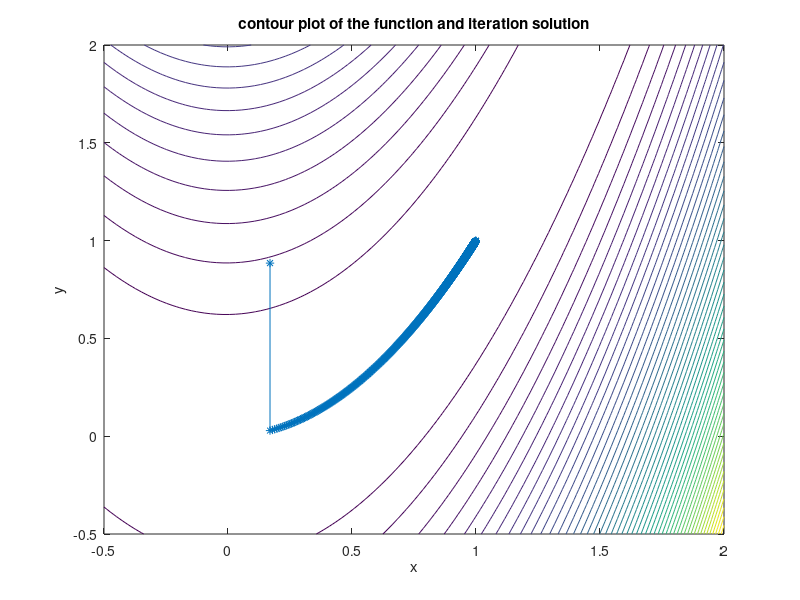
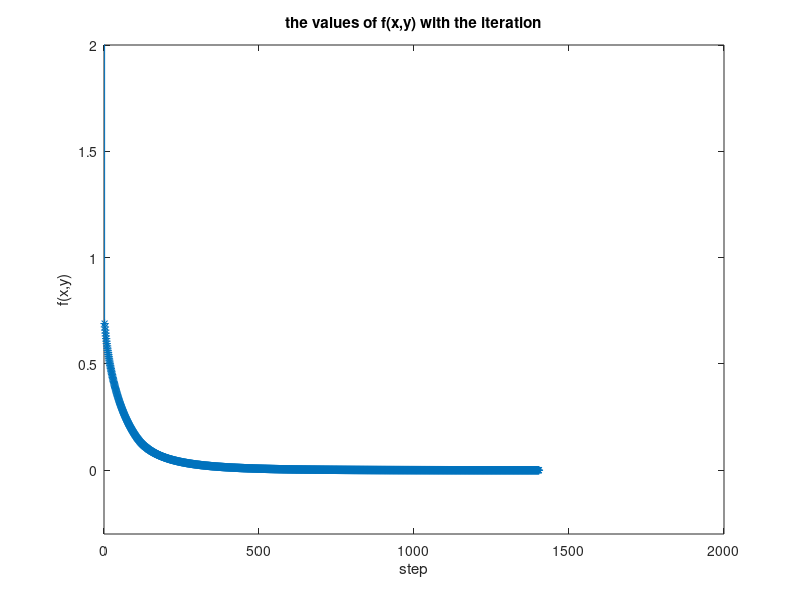

Write the MATLAB code that produced these figures, in order.
function home2_12()
%% E5904R Neural Network
% newton method
clear,clc;
xy = rand(1,5); % initial point
k = 1; error = 1e-6; ita = 1;%learning rate
fxy = @(x,y) 100*(y - x.^2).^2 + (1 - x).^2;
x = xy(1);y=xy(2);
xy(1,3) = fxy(x,y);
%% newton method
df=@(x,y)df(x,y);
hessian=@(x,y)Hessian(x,y);
while(abs(fxy(x,y))>error & k<10000 )
    inhessian = inv(hessian(x,y));
    pd = df(x,y)*inhessian;
    dx = x - ita*pd(1);
    [x, fx] = fminbnd(@(x) fxy(x,y), min(x,dx), max(x,dx));
    inhessian = inv(hessian(x,y));
    pd = df(x,y)*inhessian;
    dy = y - ita*pd(2);
    [y, fy] = fminbnd(@(y) fxy(x,y), min(y,dy), max(y,dy));
    
    k = k+1;
    xy(k,1:2)=[x,y];
    xy(k,3) = fxy(x,y);
    xy(k,4:5) = df(x,y);
end
xy(end,:)
k
%% plot trajectory of (x,y) in the 2-dimensional space
plotme();
hold on;
x = xy(:,1)';size(x)
y = xy(:,2)';size(y)
plot(x,y,'-*');
title('contour plot of the function and iteration solution');
xlabel('x');
ylabel('y')

%% plot the f(x,y) converges 0
figure(2)
plot(xy(:,3),'-*');
ylim([-0.3,2]);
title('the values of f(x,y) with the iteration');
xlabel('step');
ylabel('f(x,y)')

function fxy = df(x,y) %% differentiation
dfx = 2*(x-1)-400*(y-x^2)*x;
dfy = 200*(y-x^2);
fxy = [dfx,dfy];

function H = Hessian(x,y) %% 
H = [2+1200*x-400*y,-400*x;-400*x,200];

function plotme()
x = linspace(-0.5,2);
y = linspace(-0.5,2);
[X,Y] = meshgrid(x,y);
Z = (1-X).^2+100*(Y-X.^2).^2;
figure(1)
contour(X,Y,Z,50) %,'ShowText','on'